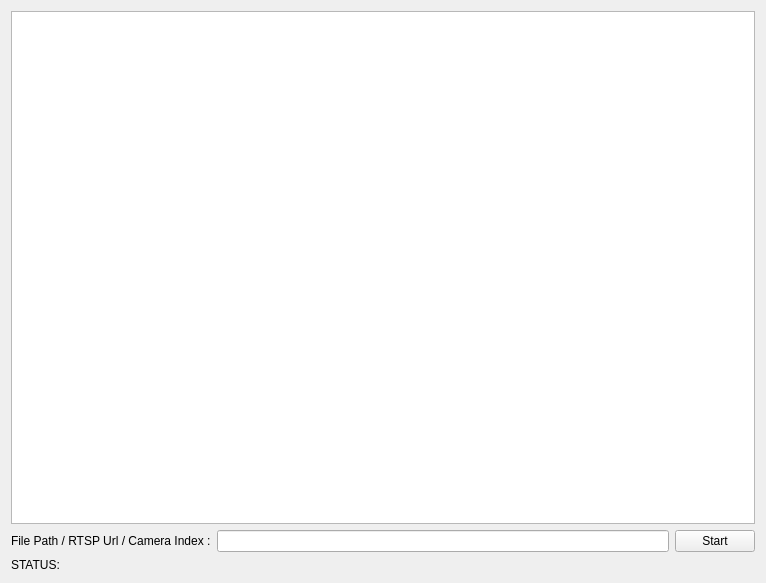
<?xml version="1.0" encoding="UTF-8"?>
<ui version="4.0">
 <class>MainWindow</class>
 <widget class="QMainWindow" name="MainWindow">
  <property name="geometry">
   <rect>
    <x>0</x>
    <y>0</y>
    <width>766</width>
    <height>583</height>
   </rect>
  </property>
  <property name="windowTitle">
   <string>Video Processor</string>
  </property>
  <widget class="QWidget" name="centralWidget">
   <layout class="QGridLayout" name="gridLayout">
    <item row="0" column="0">
     <widget class="QGraphicsView" name="graphicsView"/>
    </item>
    <item row="1" column="0">
     <layout class="QHBoxLayout" name="horizontalLayout">
      <item>
       <widget class="QLabel" name="label">
        <property name="text">
         <string>File Path / RTSP Url / Camera Index :</string>
        </property>
       </widget>
      </item>
      <item>
       <widget class="QLineEdit" name="videoEdit"/>
      </item>
      <item>
       <widget class="QPushButton" name="startBtn">
        <property name="text">
         <string>Start</string>
        </property>
       </widget>
      </item>
     </layout>
    </item>
    <item row="2" column="0">
     <widget class="QLabel" name="statusBur">
      <property name="text">
       <string>STATUS:</string>
      </property>
     </widget>
    </item>
   </layout>
  </widget>
 </widget>
 <layoutdefault spacing="6" margin="11"/>
 <resources/>
 <connections/>
</ui>
